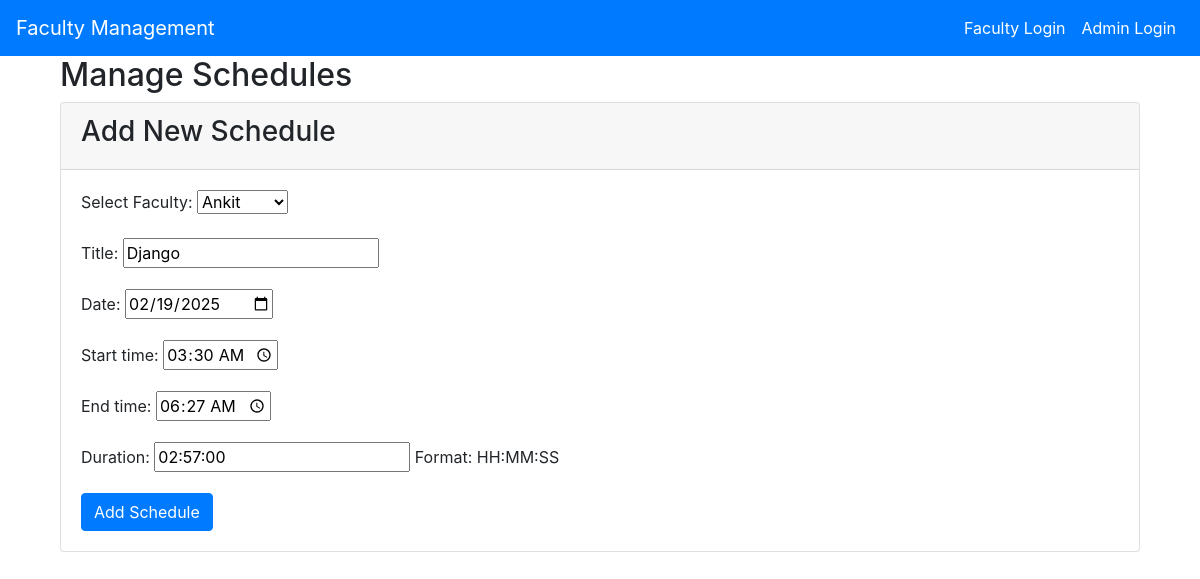
The page /faculty/admin/edit_schedule/4/ (signed in) on the database its author committed.
### faculty/models.py (models this page shows, shortened)
class Schedule(models.Model):
    faculty = models.ForeignKey(User, on_delete=models.CASCADE)
    title = models.CharField(max_length=200)
    date = models.DateField(default=date.today)
    start_time = models.TimeField()
    end_time = models.TimeField()
    duration = models.DurationField(blank=True, null=True)
    is_confirmed = models.BooleanField(default=False)
    confirmed_at = models.DateTimeField(blank=True, null=True)

### faculty/views.py (the view)
# urls.py: path('admin/edit_schedule/<int:schedule_id>/', login_required(views.edit_schedule), name='edit_schedule'),
@login_required
def edit_schedule(request, schedule_id):
    schedule = get_object_or_404(Schedule, id=schedule_id)
    if request.method == 'POST':
        form = ScheduleForm(request.POST, instance=schedule)
        if form.is_valid():
            form.save()
            messages.success(request, 'Schedule updated successfully!')
            return redirect('admin_dashboard')
    else:
        form = ScheduleForm(instance=schedule)
    return render(request, 'faculty/add_schedule.html', {
        'form': form,
        'edit_mode': True
    })

### faculty/forms.py (shortened to what this page needs)
class ScheduleForm(forms.ModelForm):
    faculty = forms.ModelChoiceField(
        queryset=User.objects.filter(facultyprofile__isnull=False),
        label="Select Faculty"
    )
    duration = forms.DurationField(
        label="Duration",
        help_text="Format: HH:MM:SS"
    )
    class Meta:
        model = Schedule
        fields = ['faculty', 'title', 'date', 'start_time', 'end_time', 'duration']
        widgets = {
            'date': forms.DateInput(attrs={'type': 'date', 'label': 'Date'}),
            'start_time': forms.TimeInput(attrs={'type': 'time'}),
            'end_time': forms.TimeInput(attrs={'type': 'time'}),
        }

### faculty/templates/faculty/add_schedule.html (shortened to what this page needs)
{% extends 'faculty/base.html' %}
{% block content %}
<div class="container">
    <h2>Manage Schedules</h2>
    <div class="card mb-4">
        <div class="card-header">
            <h3>Add New Schedule</h3>
        </div>
        <div class="card-body">
            <form method="POST">
                {{ form.as_p }}
                <button type="submit" class="btn btn-primary">Add Schedule</button>
            </form>
        </div>
    </div>
</div>
{% endblock %}

### faculty/templates/faculty/base.html (style rules this page uses)
body { padding-top: 56px; }

### rows shown on the page
Schedule: faculty "Ankit", title "Django", date "02/19/2025", start_time "03:30:00", end_time "06:27:00", duration "02:57:00"
